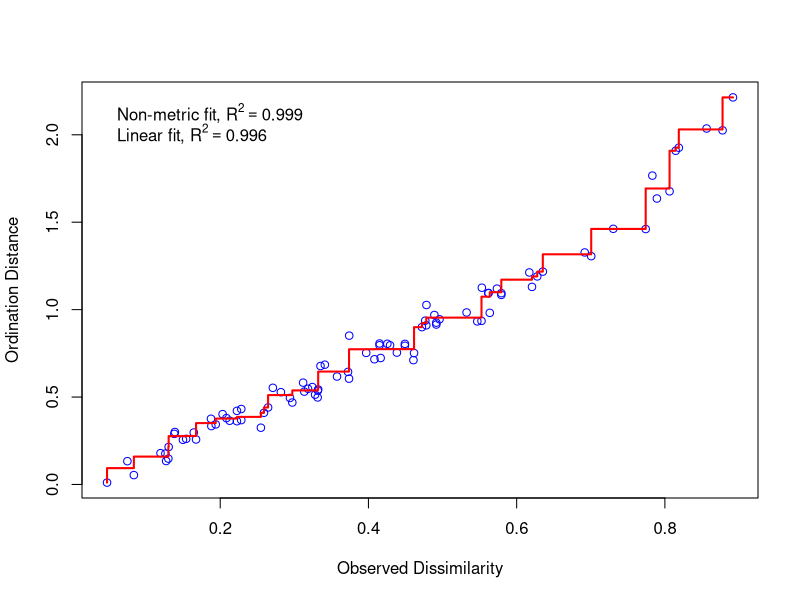
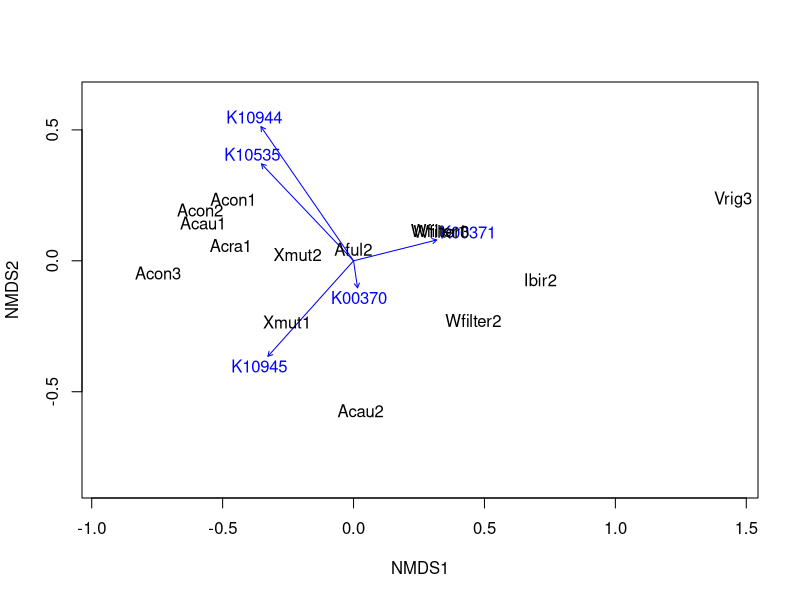
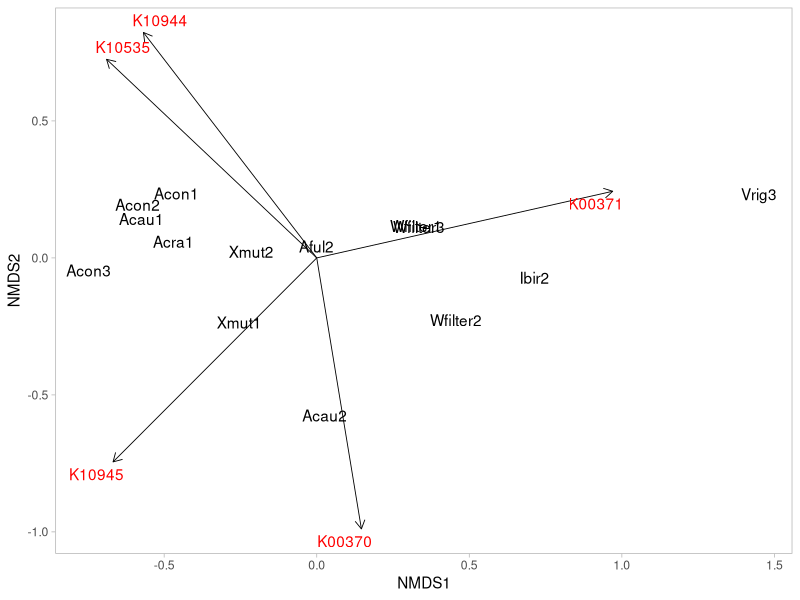
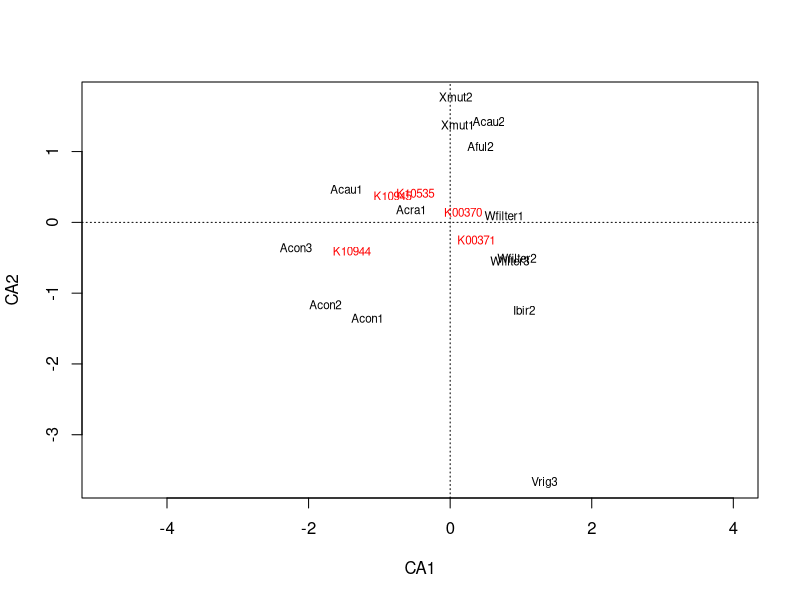

R code for these plots, in order:
# Acau1 heatmap viz
library(ggplot2)
library(viridis)
library(viridisLite)
library(RColorBrewer)
library(reshape2)
library(vegan)
library(tidyverse)
setwd("/Users/luiszuniga/Desktop/faiths2/nitrification_pd")

# importing nitrification data

nitrification_table <- read.csv(file = "nitrification_pd.csv", row.names = 1)
nitrification_table <- as.matrix(nitrification_table)

# shapiro test for normality
shapiro.test(nitrification_table)

# setting a seed
set.seed(1224)

# running ordinations

# CCA oordination
cca<-cca(nitrification_table)
# NMDS oordination
nmds<-metaMDS(nitrification_table, distance = "bray")
# stress plot of nmds
stressplot(nmds)
nmds$stress
# plot the NMDS
nmds.sp.fit <- envfit(nmds, nitrification_table)
plot(nmds, type = "n")
plot(nmds.sp.fit)
text(nmds, display = "sites")


# add text labels
#text(nmds,display = "species", cex=0.7, col="red")
#text(nmds, display = "sites", cex=0.9, col="blue")

# get data and species scores
# storing site and species scores 
data.scores <- scores(nmds)
site.scores <- as.data.frame(data.scores$sites)
sp.scores <- as.data.frame(data.scores$species)
sp.vectors <- nmds.sp.fit$vectors
sp.vectors <- sp.vectors$arrows
sp.arrows <- as.data.frame(sp.vectors)

# nmds with ggplot

gplot <- ggplot(site.scores,aes(NMDS1,NMDS2), type = "biplot") + 
  geom_text(label = row.names(site.scores), color = "black" ) + theme_light() + 
  geom_segment(data=sp.arrows, aes(x=0, xend=NMDS1, y=0, yend=NMDS2), arrow = arrow(length = unit(0.25, "cm")), lwd=0.3) +
  ggrepel::geom_text_repel(data = sp.arrows, label = row.names(sp.arrows), color = "red", direction = "both") + 
  theme(plot.background = element_blank(),
              panel.grid.major = element_blank(),
              panel.grid.minor = element_blank())
gplot
# plot CCA
plot(cca)
summary(cca)

